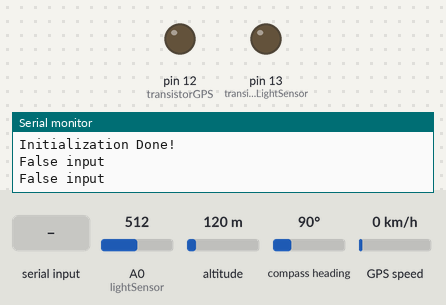
The sketch below on a simulated Arduino Uno, built with avr-gcc and run on an emulated ATmega328P. Shown: output pins drawn as LEDs (lit = HIGH), the last lines printed to the serial monitor. The inputs (shaded band) are chosen by the test bench; at power-on: A0 (lightSensor) = 512, altitude 120 m, compass heading 90°, GPS speed 0 km/h. The GPS gets a fix after 3 s at 37.7749, -122.4194 with 8 satellites.

Above: at 1.2 s.
1.3 s: "1\n" received over Serial
At 1.42 s:
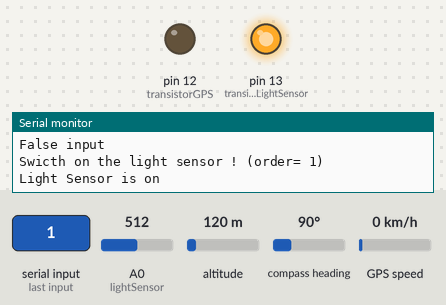
3.0 s: "2\n" received over Serial
At 3.8 s:
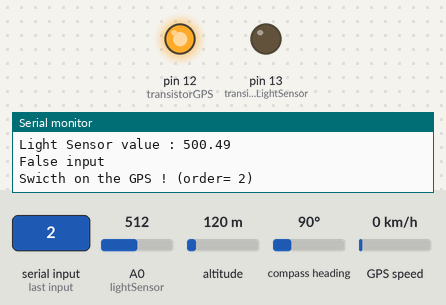
Timing chart, 0 to 10.5 s (numbered marks = the images above; inputs shaded):
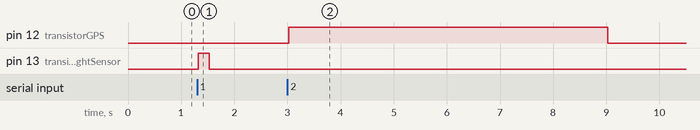

Measured:
- after the input at 1.3 s, pin 13 (transistorLightSensor): LOW → HIGH at once, → LOW 0.21 s later
- after the input at 3.0 s, pin 12 (transistorGPS): LOW → HIGH at once, → LOW 6.0 s later

The sketch:

GPS_lightsensor_v1.ino
```cpp
#include <Adafruit_GPS.h>
#include <SoftwareSerial.h>

#define DEBUG 1 //if you want to print on the serial monitor
// Set GPSECHO to 'false' to turn off echoing the GPS data to the Serial console
// Set to 'true' if you want to debug and listen to the raw GPS sentences.
#define GPSECHO  false
// this keeps track of whether we're using the interrupt
// off by default!

boolean usingInterrupt = false;
void useInterrupt(boolean); // Func prototype keeps Arduino 0023 happy

// GPS connexion :
//   Connect the GPS TX (transmit) pin to Digital 10
//   Connect the GPS RX (receive) pin to Digital 11
SoftwareSerial mySerial(10, 11);
Adafruit_GPS GPS(&mySerial);
int transistorGPS = 12;      // allow you to switch on or off the GPS


int lightSensor = A0;    // select the input pin for the potentiometer
int transistorLightSensor = 13;      // allow you to switch on or off the light sensor
int lightSensorTimeResponse = 200; //wait 200 ms to have the steady value
int userOrder = 0;    // User input order on the serial command


void setup() {
  // connect at 115200 so we can read the GPS fast enough and echo without dropping chars
  Serial.begin(115200);

  // Initialize all the pin:
  pinMode(lightSensor, INPUT);
  pinMode(transistorLightSensor,OUTPUT);
  digitalWrite(transistorLightSensor,LOW);
  pinMode(transistorGPS,OUTPUT);
  digitalWrite(transistorGPS,LOW);


  if(DEBUG){
    Serial.println("Initialization Done!");
    mySerial.println(PMTK_Q_RELEASE);
  }

}


void loop() {
  // read the value from the sensor:

  if(userOrder == 1)
  {
    digitalWrite(transistorLightSensor,HIGH);
    if(DEBUG){
      Serial.println("Light Sensor is on");
    }
    delay(lightSensorTimeResponse);

    if(DEBUG){
      Serial.print("Light Sensor value : ");
      Serial.println(lightValue());
    }
    userOrder=0;
    digitalWrite(transistorLightSensor,LOW);
  }
  if(userOrder == 2)
  {
    digitalWrite(transistorGPS,HIGH);
    delay(2000);
    if(DEBUG){
      Serial.println("GPS is on");
    }

    //Turn on the GPS serial and set the baud rate at 9600,
  GPS.begin(9600);
  // to turn on RMC (recommended minimum) and GGA (fix data) including altitude
  GPS.sendCommand(PMTK_SET_NMEA_OUTPUT_RMCGGA);
  // Set the update rate at 1 Hz
  GPS.sendCommand(PMTK_SET_NMEA_UPDATE_1HZ);
  // Request updates on antenna status, comment out to keep quiet
  GPS.sendCommand(PGCMD_ANTENNA);
  // the nice thing about this code is you can have a timer0 interrupt go off
  // every 1 millisecond, and read data from the GPS for you. that makes the
  // loop code a heck of a lot easier!
   useInterrupt(true);

   delay(4000);
   if(DEBUG){
      Serial.println("Wait response");
   }
    char c = GPS.read();
      // if a sentence is received, we can check the checksum, parse it...
    if (GPS.newNMEAreceived()) {
      // a tricky thing here is if we print the NMEA sentence, or data
      // we end up not listening and catching other sentences!
      // so be very wary if using OUTPUT_ALLDATA and trytng to print out data
      //Serial.println(GPS.lastNMEA());   // this also sets the newNMEAreceived() flag to false

      if (!GPS.parse(GPS.lastNMEA()))   // this also sets the newNMEAreceived() flag to false
        return;  // we can fail to parse a sentence in which case we should just wait for another
    }
    Serial.print("\nTime: ");
    Serial.print(GPS.hour, DEC); Serial.print(':');
    Serial.print(GPS.minute, DEC); Serial.print(':');
    Serial.print(GPS.seconds, DEC); Serial.print('.');
    Serial.println(GPS.milliseconds);
    while(GPS.fix == 0) {
    }

    Serial.print("Location (in degrees, works with Google Maps): ");
    Serial.print(GPS.latitudeDegrees, 4);
    Serial.print(", ");
    Serial.println(GPS.longitudeDegrees, 4);

    userOrder=0;
    digitalWrite(transistorGPS,LOW);
    if(DEBUG){
      Serial.println("GPS is off");
   }
  }

}

float lightValue(){
  float sensorValue= 0;
  for (int i=0;i<50;i++) {
    sensorValue += analogRead(lightSensor);
  }
  sensorValue = sensorValue/50.0; //Take the mean of 50 values
  sensorValue = sensorValue*(5.0/1023.0); //Convett into the voltage
  return sensorValue/(10000.0*0.0000005); //Obtain the illuminance (lx) from the collector light current
}

void serialEvent()
{
  //Reading the user order on the serial only when the user enter something
  if(Serial.available())
  {
    char incomingDuty[5];
    memset(incomingDuty,'\0',5); //initialization of the string
    int index=0;
    while(Serial.available() > 0)
    {
    //Read character by character all the string written by the user
      incomingDuty[index]=Serial.read();
      delay(10);
      index++;
    }

    userOrder=atoi(incomingDuty);
    if(userOrder==1) //in order to prevent any mistake from the user
    {
      if(DEBUG){
        Serial.print("Swicth on the light sensor ! (order= ");
        Serial.print(userOrder);
        Serial.println(")");
      }
    }
    else if (userOrder==2) {
      if(DEBUG){
        Serial.print("Swicth on the GPS ! (order= ");
        Serial.print(userOrder);
        Serial.println(")");
      }
    }
    else {
      userOrder=0;
      if(DEBUG){
        Serial.println("False input");
      }
    }
  }

}

// Interrupt is called once a millisecond, looks for any new GPS data, and stores it
SIGNAL(TIMER0_COMPA_vect) {
  char c = GPS.read();
}

void useInterrupt(boolean v) {
  if (v) {
    // Timer0 is already used for millis() - we'll just interrupt somewhere
    // in the middle and call the "Compare A" function above
    OCR0A = 0xAF;
    TIMSK0 |= _BV(OCIE0A);
    usingInterrupt = true;
  } else {
    // do not call the interrupt function COMPA anymore
    TIMSK0 &= ~_BV(OCIE0A);
    usingInterrupt = false;
  }
}
```
